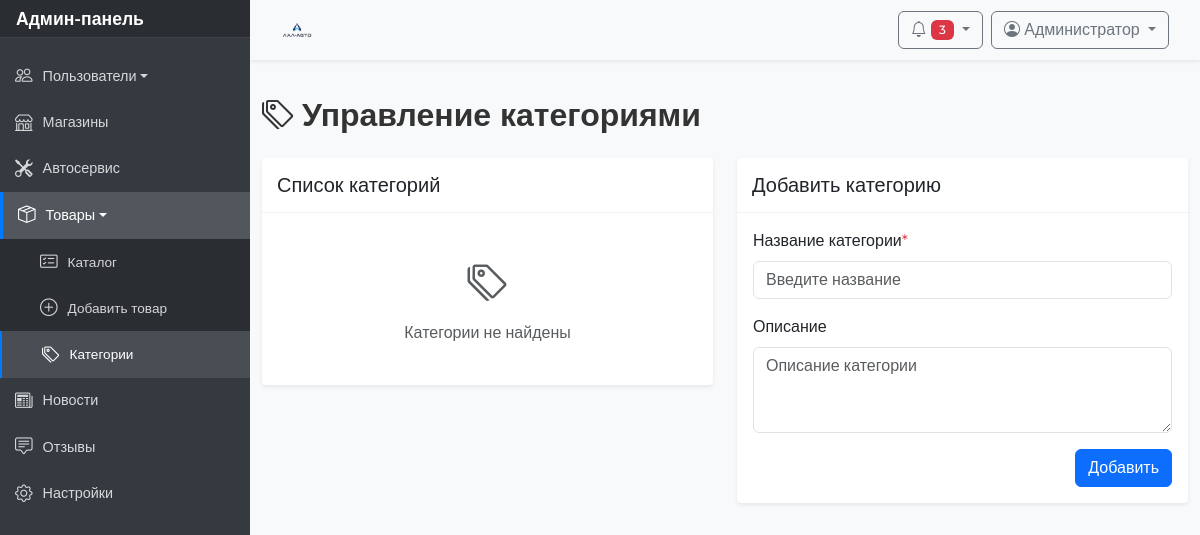
/admin.php?section=products_categories (signed in), run on an earlier commit of the app's database.
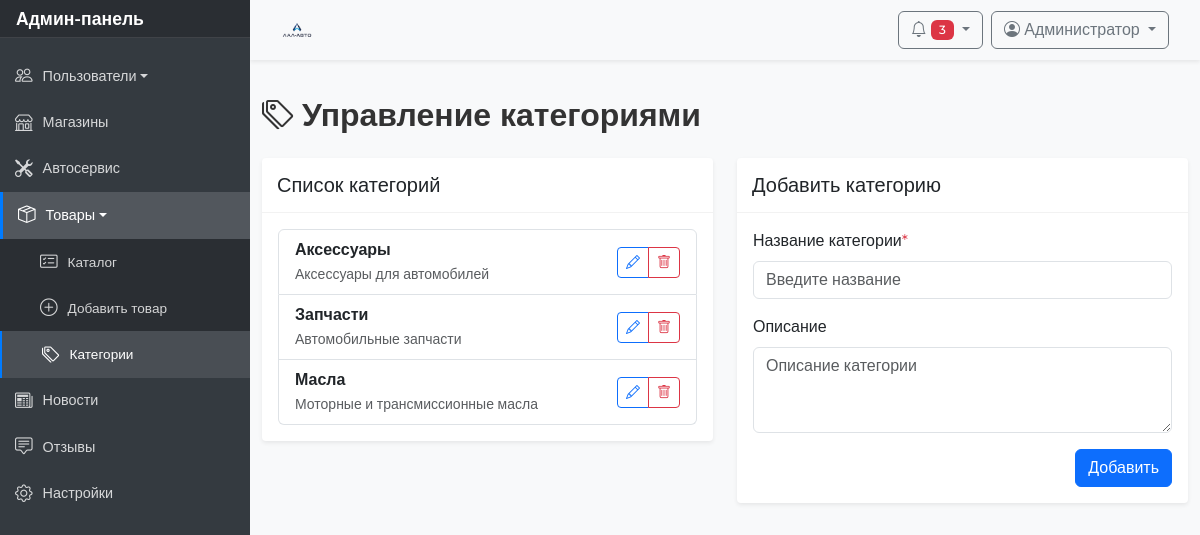
And on a later commit of the database.
### tables this page shows
CREATE TABLE `categories` (
  `id` int(11) NOT NULL,
  `name` varchar(255) NOT NULL,
  `description` text,
  `created_at` timestamp NULL DEFAULT CURRENT_TIMESTAMP
);

### sections/products_categories.php (the view, shortened to what this page needs)
<?php
$stmt = $conn->prepare("SELECT * FROM categories ORDER BY name");
$stmt->execute();
$result = $stmt->get_result();
$categories = [];
while ($row = $result->fetch_assoc())
{
    $categories[] = $row;
}
?>
<div class="d-flex flex-column flex-md-row justify-content-between align-items-center mb-4">
    <h2 class="mb-3 mb-md-0">
        <i class="bi bi-tags me-2"></i>Управление категориями
    </h2>
</div>
<div class="row">
    <div class="col-md-6">
        <div class="card shadow-sm mb-4">
            <div class="card-header bg-white">
                <h5 class="mb-0">Список категорий</h5>
            </div>
            <div class="card-body">
                <?php
                if (count($categories) > 0)
                {
                ?>
                <div class="list-group">
                    <?php
                    foreach ($categories as $category)
                    {
                    ?>
                    <div class="list-group-item d-flex justify-content-between align-items-center">
                        <div>
                            <strong><?= htmlspecialchars($category['name']) ?></strong>
                            <?php
                            if (!empty($category['description']))
                            {
                            ?>
                            <br><small class="text-muted"><?= htmlspecialchars($category['description']) ?></small>
                            <?php
                            }
                            ?>
                        </div>
                        <div class="btn-group btn-group-sm">
                            <button class="btn btn-outline-primary" onclick="editCategory(<?= $category['id'] ?>, '<?= htmlspecialchars($category['name']) ?>', '<?= htmlspecialchars($category['description']) ?>')">
                                <i class="bi bi-pencil"></i>
                            </button>
                            <a href="admin.php?section=products_categories&delete_id=<?= $category['id'] ?>"
                               class="btn btn-outline-danger"
                               onclick="return confirm('Удалить категорию?')">
                                <i class="bi bi-trash"></i>
                            </a>
                        </div>
                    </div>
                    <?php
                    }
                    ?>
                </div>
                <?php
                }
                else
                {
                ?>
                <div class="text-center text-muted py-4">
                    <i class="bi bi-tags fs-1 d-block mb-2"></i>
                    Категории не найдены
                </div>
                <?php
                }
                ?>
            </div>
        </div>
    </div>
    <div class="col-md-6">
        <div class="card shadow-sm">
            <div class="card-header bg-white">
                <h5 class="mb-0" id="formTitle">Добавить категорию</h5>
            </div>
            <div class="card-body">
                <form method="POST" action="" id="categoryForm">
                    <div class="mb-3">
                        <label class="form-label">Название категории<span class="text-danger">*</span></label>
                        <input type="text" class="form-control" id="category_name" name="name" placeholder="Введите название" required>
                    </div>
                    <div class="mb-3">
                        <label class="form-label">Описание</label>
                        <textarea class="form-control" id="category_description" name="description" rows="3" placeholder="Описание категории"></textarea>
                    </div>
                    <div class="text-end">
                        <button type="submit" class="btn btn-primary" id="submitButton">Добавить</button>
                    </div>
                </form>
            </div>
        </div>
    </div>
</div>

What changed in the data, as far as the page shows it:
added categories: name "Аксессуары", description "Аксессуары для автомобилей"
added categories: name "Запчасти", description "Автомобильные запчасти"
added categories: name "Масла", description "Моторные и трансмиссионные масла"
Also different on the page:
text no longer shown: "Категории не найдены"
